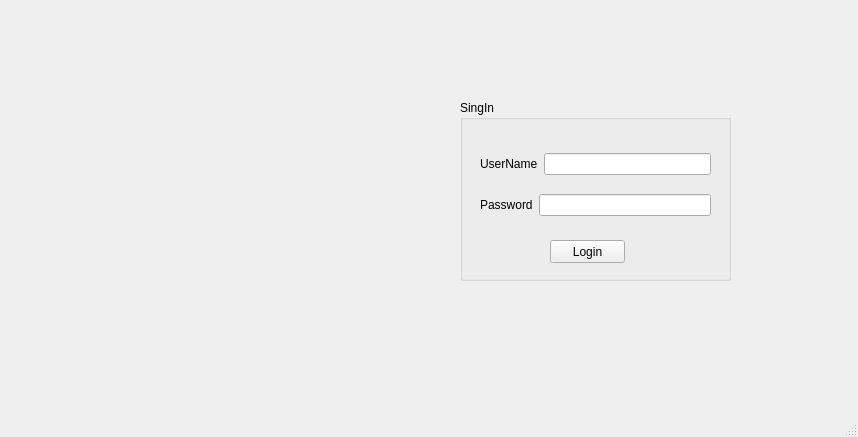
<?xml version="1.0" encoding="UTF-8"?>
<ui version="4.0">
 <class>MainWindow</class>
 <widget class="QMainWindow" name="MainWindow">
  <property name="geometry">
   <rect>
    <x>0</x>
    <y>0</y>
    <width>858</width>
    <height>437</height>
   </rect>
  </property>
  <property name="windowTitle">
   <string>MainWindow</string>
  </property>
  <widget class="QWidget" name="centralwidget">
   <widget class="QGroupBox" name="groupBox">
    <property name="geometry">
     <rect>
      <x>460</x>
      <y>100</y>
      <width>271</width>
      <height>181</height>
     </rect>
    </property>
    <property name="title">
     <string>SingIn</string>
    </property>
    <widget class="QPushButton" name="pushButton_Login">
     <property name="geometry">
      <rect>
       <x>90</x>
       <y>140</y>
       <width>75</width>
       <height>23</height>
      </rect>
     </property>
     <property name="text">
      <string>Login</string>
     </property>
    </widget>
    <widget class="QWidget" name="">
     <property name="geometry">
      <rect>
       <x>20</x>
       <y>40</y>
       <width>231</width>
       <height>91</height>
      </rect>
     </property>
     <layout class="QVBoxLayout" name="verticalLayout">
      <item>
       <layout class="QHBoxLayout" name="horizontalLayout">
        <item>
         <widget class="QLabel" name="label">
          <property name="text">
           <string>UserName</string>
          </property>
         </widget>
        </item>
        <item>
         <widget class="QLineEdit" name="lineEdit_username"/>
        </item>
       </layout>
      </item>
      <item>
       <layout class="QHBoxLayout" name="horizontalLayout_2">
        <item>
         <widget class="QLabel" name="label_2">
          <property name="text">
           <string>Password</string>
          </property>
         </widget>
        </item>
        <item>
         <widget class="QLineEdit" name="lineEdit_password"/>
        </item>
       </layout>
      </item>
     </layout>
    </widget>
   </widget>
  </widget>
  <widget class="QStatusBar" name="statusbar"/>
  <widget class="QMenuBar" name="menubar">
   <property name="geometry">
    <rect>
     <x>0</x>
     <y>0</y>
     <width>858</width>
     <height>21</height>
    </rect>
   </property>
  </widget>
 </widget>
 <resources/>
 <connections/>
</ui>
